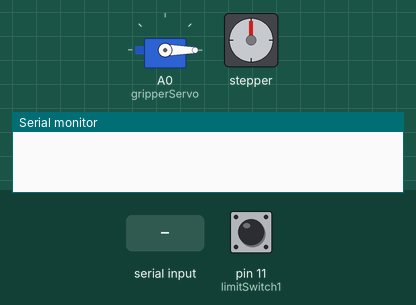
A sketch run on a simulated Arduino Uno, built with avr-gcc and run on an emulated ATmega328P. Parts: servo, stepper motor, the last lines printed to the serial monitor. The inputs (shaded band) are chosen by the test bench; at power-on: pin 11 (limitSwitch1) HIGH. Stepper angles assume 200 steps per turn.

Above: at 4.2 s.
4.3 s: "1\n" received over Serial
At 5.7 s:
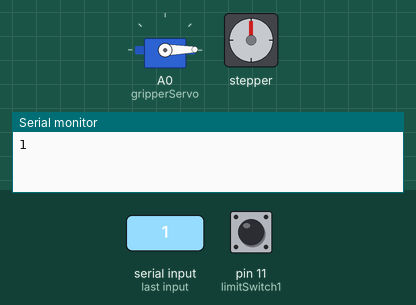
7.3 s: "," received over Serial
At 10.4 s:
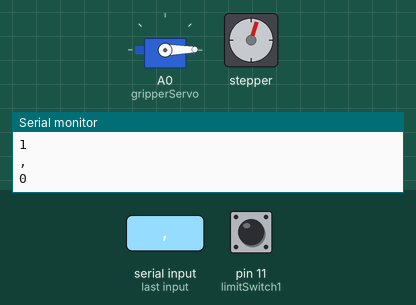
Timing chart, 0 to 11.9 s (numbered marks = the images above; inputs shaded):
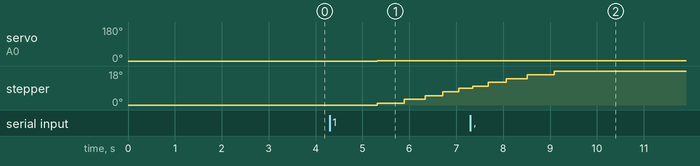

The sketch:

SCARA_SECONDE_ARDUINO.ino
```cpp
/*
   Arduino based SCARA Robot
   by Dejan, www.HowToMechatronics.com
   AccelStepper: http://www.airspayce.com/mikem/arduino/AccelStepper/index.html

*/
#include <AccelStepper.h>
#include <Servo.h>
#include <math.h>

#define limitSwitch1 11
#define limitSwitch2 10

#define limitSwitch4 A3

// Define the stepper motors and the pins the will use
AccelStepper stepper1(1, 2, 5); // (Type:driver, STEP, DIR)


Servo gripperServo;  // create servo object to control a servo


double x = 10.0;
double y = 10.0;
double L1 = 228; // L1 = 228mm
double L2 = 136.5; // L2 = 136.5mm
double theta1, z;

int stepper1Position, stepper2Position, stepper3Position, stepper4Position;

const float theta1AngleToSteps = 10;


byte inputValue[5];
int k = 0;

String content = "";
int data[100];

int theta1Array[100];
int gripperArray[100];
int positionsCounter = 0;

void setup() {
  Serial.begin(115200);

  pinMode(limitSwitch1, INPUT_PULLUP);


  // Stepper motors max speed
  stepper1.setMaxSpeed(4000);
  stepper1.setAcceleration(2000);

   gripperServo.attach(A0, 600, 2500);
  data[4] = 0;
  gripperServo.write(data[4]);
  delay(3000);

  homing();
}

void loop() {

  if (Serial.available()) {
    content = Serial.readString(); // Read the incomding data from Processing
    Serial.println(content);
    for (int i = 0; i < 100; i++) {
      int index = content.indexOf(","); // locate the first ","
      data[i] = atol(content.substring(0, index).c_str()); //Extract the number from start to the ","
      content = content.substring(index + 1); //Remove the number from the string
    }

    if(data[0]!= 1){
      Serial.println(data[8]);
      theta1Array[positionsCounter] = data[1] * theta1AngleToSteps; //store the values in steps = angles * angleToSteps variable
      positionsCounter++;
    }
    if(data[0] == 1){
      gripperServo.write(data[4]);
      theta1Array[positionsCounter] = data[1] * theta1AngleToSteps; //store the values in steps = angles * angleToSteps variable
      positionsCounter++;
      stepper1.setSpeed(data[2]);
      stepper1.setAcceleration(data[3]);

    // execute the stored steps
    for (int i = 0; i <= positionsCounter - 1; i++) {

      stepper1.moveTo(theta1Array[i]);
      while (stepper1.currentPosition() != theta1Array[i] ) {
        stepper1.run();

      }
 }

      // Clear the array data to 0
      memset(theta1Array, 0, sizeof(theta1Array));
      positionsCounter = 0;


  }

}
}
void serialFlush() {
  while (Serial.available() > 0) {  //while there are characters in the serial buffer, because Serial.available is >0
    Serial.read();         // get one character
  }
}


void homing() {

  // Homing Stepper1
  while (digitalRead(limitSwitch1) != 1) {
    stepper1.setSpeed(-1100);
    stepper1.runSpeed();
    stepper1.setCurrentPosition(-1662); // When limit switch pressed set position to 0 steps
  }
  delay(20);

  stepper1.moveTo(0);
  while (stepper1.currentPosition() != 0) {
      stepper1.run();
  }
}
```
